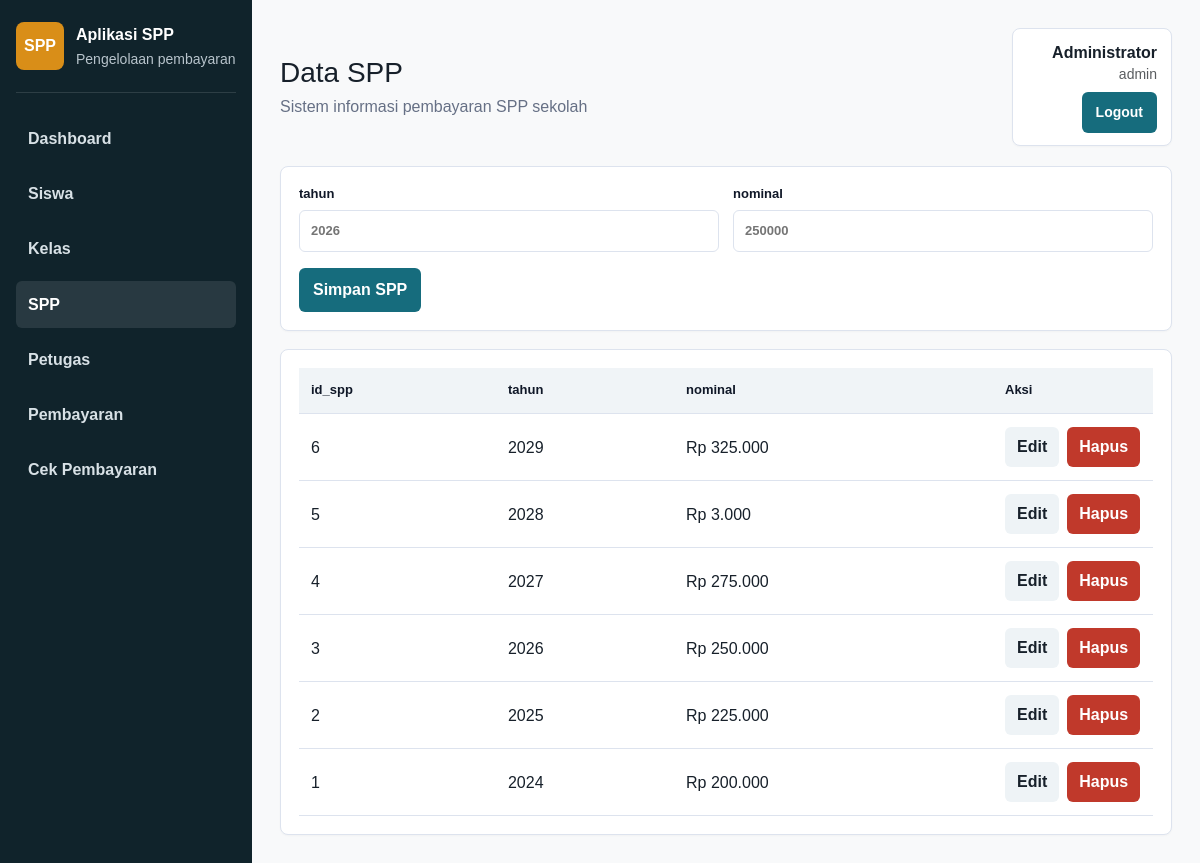
The app's page /index.php?page=spp (signed in) with its own data.
### tables this page shows
CREATE TABLE `tb_spp` (
  `id_spp` varchar(11) NOT NULL,
  `tahun` int(11) NOT NULL,
  `nominal` varchar(40) NOT NULL
);

### index.php (called while the page is built, shortened)
<?php
require_once __DIR__ . '/config/koneksi.php';
require_once __DIR__ . '/includes/functions.php';
$page = $_GET['page'] ?? 'dashboard';
require __DIR__ . '/includes/header.php';
require __DIR__ . '/modul/' . $page . '.php';
require __DIR__ . '/includes/footer.php';

### includes/functions.php (called while the page is built, shortened)
<?php
function e($value)
{
    return htmlspecialchars((string) $value, ENT_QUOTES, 'UTF-8');
}
function rupiah($angka)
{
    return 'Rp ' . number_format((float) $angka, 0, ',', '.');
}
function query_all($koneksi, $sql)
{
    $result = mysqli_query($koneksi, $sql);
    $rows = [];
    while ($row = mysqli_fetch_assoc($result)) {
        $rows[] = $row;
    }
    return $rows;
}

### modul/spp.php (the view, shortened to what this page needs)
<?php
$edit = null;
$spp = query_all($koneksi, "SELECT * FROM tb_spp ORDER BY tahun DESC");
?>
<section class="panel">
    <form method="post">
        <div class="form-grid">
            <label>tahun
                <input type="number" name="tahun" min="2000" max="2099" required placeholder="2026" value="<?= e($edit['tahun'] ?? '') ?>">
            </label>
            <label>nominal
                <input type="number" name="nominal" min="0" required placeholder="250000" value="<?= e($edit['nominal'] ?? '') ?>">
            </label>
        </div>
        <button class="btn" type="submit"><?= $edit ? 'Update SPP' : 'Simpan SPP' ?></button>
    </form>
</section>
<section class="panel" style="margin-top: 18px;">
    <div class="table-wrap">
        <table>
            <thead>
                <tr>
                    <th>id_spp</th>
                    <th>tahun</th>
                    <th>nominal</th>
                    <th>Aksi</th>
                </tr>
            </thead>
            <tbody>
                <?php foreach ($spp as $row): ?>
                    <tr>
                        <td><?= e($row['id_spp']) ?></td>
                        <td><?= e($row['tahun']) ?></td>
                        <td><?= e(rupiah($row['nominal'])) ?></td>
                        <td>
                            <div class="actions">
                                <a class="btn secondary" href="index.php?page=spp&edit=<?= e($row['id_spp']) ?>">Edit</a>
                                <a class="btn danger" href="index.php?page=spp&hapus=<?= e($row['id_spp']) ?>" onclick="return confirm('Hapus data ini?')">Hapus</a>
                            </div>
                        </td>
                    </tr>
                <?php endforeach; ?>
            </tbody>
        </table>
    </div>
</section>

### assets/css/style.css (style rules this page uses)
:root { --bg: #f6f7fb; --panel: #ffffff; --text: #17202a; --muted: #667085; --line: #dde3ee; --primary: #166c7d; --primary-dark: #0f5060; --accent: #d98e18; --danger: #c0392b; --success: #247a48; }
* { box-sizing: border-box; }
body { margin: 0; min-height: 100vh; background: var(--bg); color: var(--text); font-family: Arial, Helvetica, sans-serif; display: flex; line-height: 1.45; }
a { color: inherit; text-decoration: none; }
.card, .panel { background: var(--panel); border: 1px solid var(--line); border-radius: 8px; padding: 18px 18px; box-shadow: 0 1px 2px rgba(16, 35, 43, 0.03); }
.panel + .panel { margin-top: 18px; }
.form-grid { display: grid; grid-template-columns: repeat(auto-fit, minmax(260px, 1fr)); gap: 14px; margin-bottom: 16px; }
label { display: grid; gap: 6px; font-weight: 700; font-size: 13px; color: #101828; }
input, select, textarea { width: 100%; border: 1px solid var(--line); border-radius: 6px; padding: 10px 11px; font: inherit; background: #fff; min-height: 42px; }
.btn { border: 0; border-radius: 6px; background: var(--primary); color: #fff; padding: 10px 14px; font-weight: 700; cursor: pointer; display: inline-flex; align-items: center; justify-content: center; min-height: 38px; gap: 6px; }
.btn.secondary { background: #eef3f6; color: var(--text); }
.btn.danger { background: var(--danger); }
.table-wrap { overflow-x: auto; }
table { width: 100%; border-collapse: collapse; background: #fff; table-layout: auto; }
th, td { border-bottom: 1px solid var(--line); padding: 13px 12px; text-align: left; vertical-align: middle; white-space: nowrap; }
th { background: #f0f4f7; font-size: 13px; font-weight: 700; color: #101828; }
th:last-child, td:last-child { width: 160px; }
.actions { display: flex; gap: 8px; align-items: center; }
.actions .btn { min-height: 36px; padding: 8px 12px; }

### records on screen
tb_spp: id_spp "6", tahun "2029", nominal "Rp 325.000"
tb_spp: id_spp "5", tahun "2028", nominal "Rp 3.000"
tb_spp: id_spp "4", tahun "2027", nominal "Rp 275.000"
tb_spp: id_spp "3", tahun "2026", nominal "Rp 250.000"
tb_spp: id_spp "2", tahun "2025", nominal "Rp 225.000"
tb_spp: id_spp "1", tahun "2024", nominal "Rp 200.000"

### other values on screen
$menuLabel "Dashboard"
$menuLabel "Siswa"
$menuLabel "Kelas"
$menuLabel "SPP"
$menuLabel "Petugas"
$menuLabel "Pembayaran"
$menuLabel "Cek Pembayaran"
$pageTitle "Data SPP"
current_user()['nama_user'] "Administrator"
current_level() "admin"
